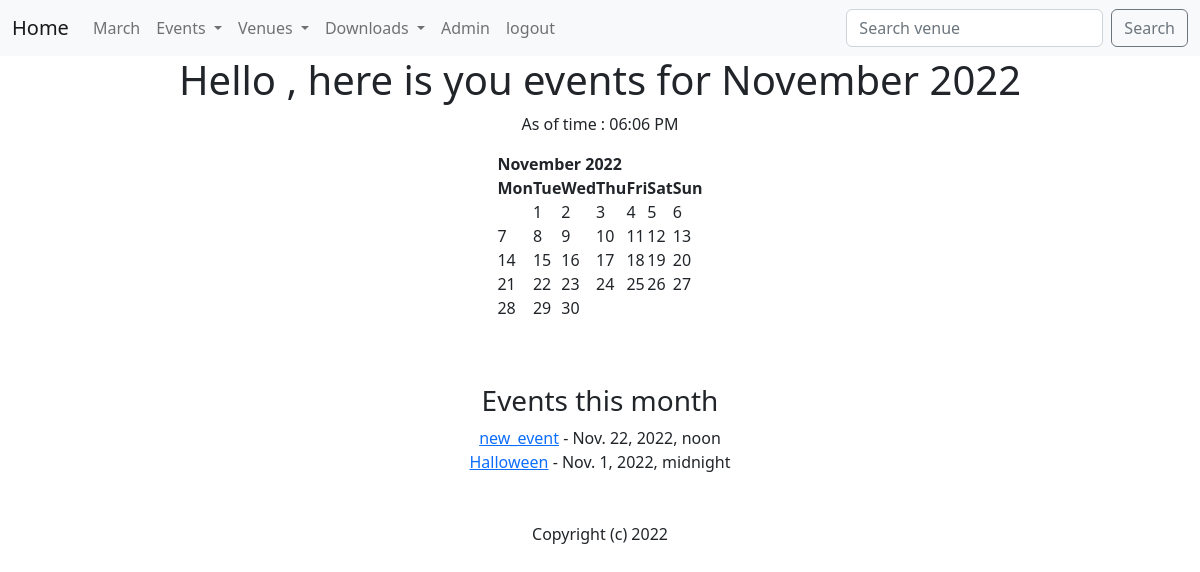
The app's page / (signed in) with its own data.
### events/models.py (models this page shows, shortened)
class Event(models.Model):
    name = models.CharField('Event Name', max_length=120)
    event_date = models.DateTimeField('Event date')
    venue = models.ForeignKey(Venue, blank=True, null=True, on_delete=models.CASCADE)
    manager = models.ForeignKey(User, blank=True, null=True, on_delete=models.SET_NULL)
    description = models.TextField(blank=True)
    users = models.ManyToManyField(MyClubUser, blank=True)
    approved = models.BooleanField('Approved event', default=False)
    def __str__(self):
        return self.name

### events/views.py (the view)
# urls.py: path('', home, name='home'),
def home(request, year=datetime.now().year, month=datetime.now().strftime('%B')):
    month = month.capitalize()
    month_number = list(calendar.month_name).index(month)
    month_number = int(month_number)
    now = datetime.now()
    cur_year = now.year
    cur_time = now.strftime('%I:%M %p')
    cal = HTMLCalendar().formatmonth(year, month_number)
    event_list = Event.objects.filter(
        event_date__year=year,  # also year = datetime.now().year
        event_date__month=month_number, # month_number = int(month_number)
    )
    context = {
        'year': year,
        'month': month,
        'month_number': month_number,
        'cal': cal,
        'cur_year': cur_year,
        'cur_time': cur_time,
        'event_list': event_list,
    }
    return render(request, 'events/home.html', context)

### events/templates/events/home.html
{% extends 'events/main.html' %}
{% block content %}
<center>
    <h1>Hello {{name}}, here is you events for {{month}} {{year}}</h1>
    As of time :
    {{ cur_time }}
    <p>{{ cal|safe }}</p>
    <br>
    <br>
    <h3>Events this month</h3>
    {% if event_list %}
        {% for event in event_list %}
            <a href="{% url 'event_detail' event.id %}">{{ event }}</a> -  {{ event.event_date }}
            <br>
        {% endfor %}
    {% else %}
        Sorry no events this month
    {% endif %}
    <br><br>
    Copyright (c) {{ cur_year }}
</center>
{% endblock %}

### events/templates/events/main.html (style rules this page uses)
body { backgroud: #f4f4f4; }

### records on screen
Event: name "new_event", event_date "Nov. 22, 2022, noon"
Event: name "Halloween", event_date "Nov. 1, 2022, midnight"

### other values on screen
{{ month }} "November"
{{ cal|safe }} "November 2022 Mon Tue Wed Thu Fri Sat Sun 1 2 3 4 5 6 7 8 9 10 11 12 13 14 15 16 17 18 19 20 21 22 23 24 25 26 27 28 29 30"
